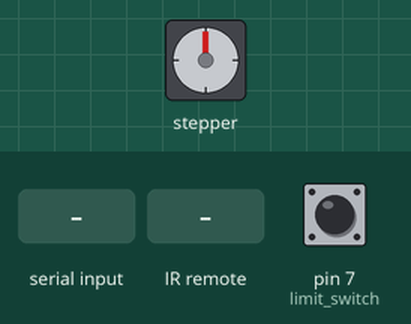
This sketch was run on a simulated Arduino Uno, built with avr-gcc and run on an emulated ATmega328P. Shown: stepper motor. Wiring (inferred from the names in the program): 3 × IR receiver: data pin 8 / data pin 9 / data pin 10; stepper motor (2048 steps per turn assumed): coils pin 2, pin 3, pin 4, pin 5. Inputs (shaded band) come from the test bench; at power-on: pin 7 (limit_switch) LOW.

Above: at 1.2 s.
1.3 s: "90,45\n" received over Serial
At 1.49 s:
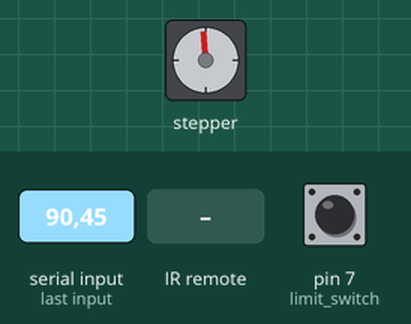
3.3 s: infrared code 0x0 received
At 3.7 s:
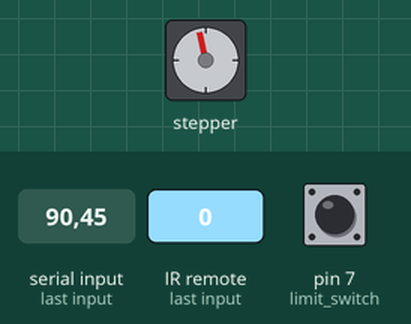
4.8 s: infrared code 0x0 received
At 5.4 s:
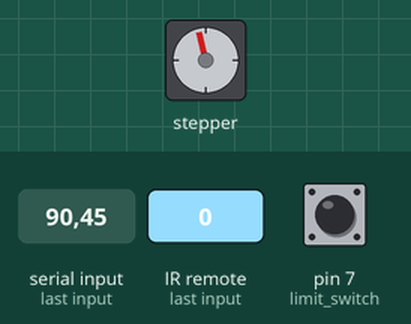
6.3 s: infrared code 0x0 received
At 7.2 s:
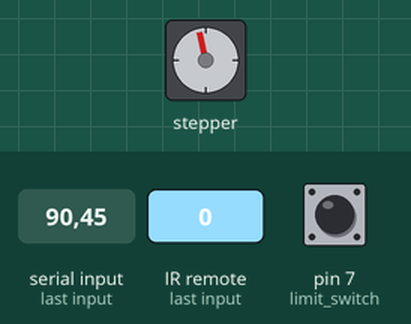
7.8 s: infrared code 0x1 received
At 9.0 s:
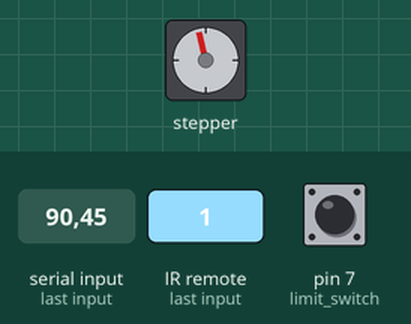
9.3 s: infrared code 0x2 received
At 10.1 s:
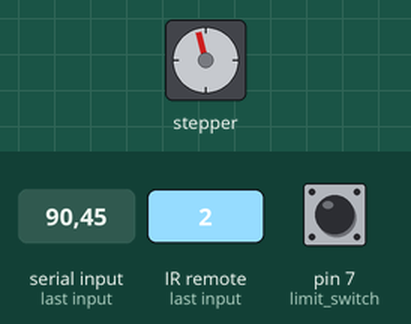
Timing chart, 0 to 11.8 s (numbered marks = the images above; inputs shaded):
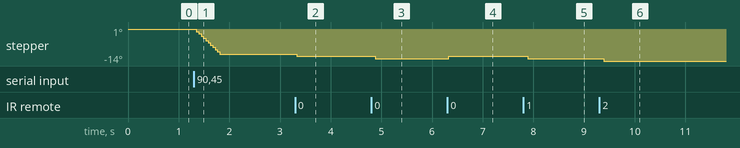

Measured:
- after the input at 1.3 s, stepper: turns 11° counter-clockwise in 0.46 s, starting after 0.05 s

The sketch:

step_motor.ino
```cpp
int k, steps;

int p = 1;

void step(int);

void setup()             // pin config
{
  Serial.begin(9600);
  pinMode(2, OUTPUT);    // motor control
  pinMode(3, OUTPUT);    // motor control
  pinMode(4, OUTPUT);    // motor control
  pinMode(5, OUTPUT);    // motor control
  pinMode(6, INPUT);     // limit switch
  pinMode(7, INPUT);     // limit switch
  pinMode(8, INPUT);     // remote control
  pinMode(9, INPUT);     // remote control
  pinMode(10, INPUT);    // remote control
  pinMode(11, INPUT);    // remote control
  step(0);
}

void loop()
{
  if (digitalRead(8) == LOW)      //button pressed
  {
    step(p);
    delay(5);
    p--;
    if (p < 1)
      p = 8;
  }
  if (digitalRead(9) == LOW)
  {
    step(p);
    delay(5);
    p++;
    if (p > 8)
      p = 1;
  }
  if (digitalRead(10) == LOW)
  {
    step(p);
    delay(60);
    p--;
    if (p < 1)
      p = 8;
  }
  /*if (digitalRead(11) == LOW)
  {
    step(p);
    delay(60);
    p++;
    if (p > 5)
      p = 2;
  } */
  if (Serial.available() > 0)   //verifica a porta serial
  {
    steps = Serial.parseInt();   //recebe um valor via serial em number of steps
    if (steps > 0)
    {
      for (k = 0; k < steps; k++) //wls = number of steps
      {
        if (digitalRead(7) == HIGH) // if limit switch not pressed
          break;
        step(p);
        delay(4);
        p--;
        if (p < 1)
          p = 8;
      }
    }
    else if (steps < 0)
    {
      for (k = 0; k < (abs(steps) + 1000); k++)
      {
        if (digitalRead(6) == HIGH)  // if limit switch not pressed
          break;
        step(p);
        delay(4);
        p++;
        if (p > 8)
          p = 1;
      }
      for (k = 0; k < 1000; k++)
      {
        if (digitalRead(6) == HIGH)  // if limit switch not pressed
          break;
        step(p);
        delay(4);
        p--;
        if (p < 1)
          p = 8;
      }
    }
    else if (steps = 0)
      step(0);
   }
}

void step(int i)
{
  switch (i)
  {
    case 0:
      digitalWrite(2, LOW);    // Configura o pino 2 como HIGH
      digitalWrite(3, LOW);     // Configura o pino 3 como LOW
      digitalWrite(4, LOW);     // Configura o pino 4 como LOW
      digitalWrite(5, LOW);     // Configura o pino 5 como LOW
      break;
    case 1:
      digitalWrite(2, HIGH);    // Configura o pino 2 como HIGH
      digitalWrite(3, LOW);     // Configura o pino 3 como LOW
      digitalWrite(4, LOW);     // Configura o pino 4 como LOW
      digitalWrite(5, LOW);     // Configura o pino 5 como LOW
      break;
    case 2:
      digitalWrite(2, HIGH);    // Configura o pino 2 como HIGH
      digitalWrite(3, HIGH);     // Configura o pino 3 como LOW
      digitalWrite(4, LOW);     // Configura o pino 4 como LOW
      digitalWrite(5, LOW);     // Configura o pino 5 como LOW
      break;
    case 3:
      digitalWrite(2, LOW);    // Configura o pino 2 como HIGH
      digitalWrite(3, HIGH);     // Configura o pino 3 como LOW
      digitalWrite(4, LOW);     // Configura o pino 4 como LOW
      digitalWrite(5, LOW);     // Configura o pino 5 como LOW
      break;
    case 4:
      digitalWrite(2, LOW);    // Configura o pino 2 como HIGH
      digitalWrite(3, HIGH);     // Configura o pino 3 como LOW
      digitalWrite(4, HIGH);     // Configura o pino 4 como LOW
      digitalWrite(5, LOW);     // Configura o pino 5 como LOW
      break;
    case 5:
      digitalWrite(2, LOW);    // Configura o pino 2 como HIGH
      digitalWrite(3, LOW);     // Configura o pino 3 como LOW
      digitalWrite(4, HIGH);     // Configura o pino 4 como LOW
      digitalWrite(5, LOW);     // Configura o pino 5 como LOW
      break;
    case 6:
      digitalWrite(2, LOW);    // Configura o pino 2 como HIGH
      digitalWrite(3, LOW);     // Configura o pino 3 como LOW
      digitalWrite(4, HIGH);     // Configura o pino 4 como LOW
      digitalWrite(5, HIGH);     // Configura o pino 5 como LOW
      break;
    case 7:
      digitalWrite(2, LOW);    // Configura o pino 2 como HIGH
      digitalWrite(3, LOW);     // Configura o pino 3 como LOW
      digitalWrite(4, LOW);     // Configura o pino 4 como LOW
      digitalWrite(5, HIGH);     // Configura o pino 5 como LOW
      break;
    case 8:
      digitalWrite(2, HIGH);    // Configura o pino 2 como HIGH
      digitalWrite(3, LOW);     // Configura o pino 3 como LOW
      digitalWrite(4, LOW);     // Configura o pino 4 como LOW
      digitalWrite(5, HIGH);     // Configura o pino 5 como LOW
      break;
  }
}
```
